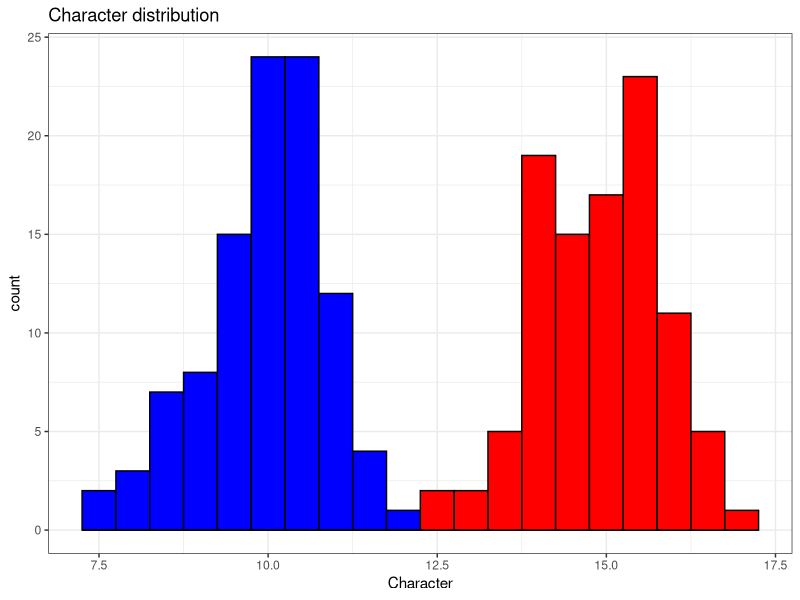
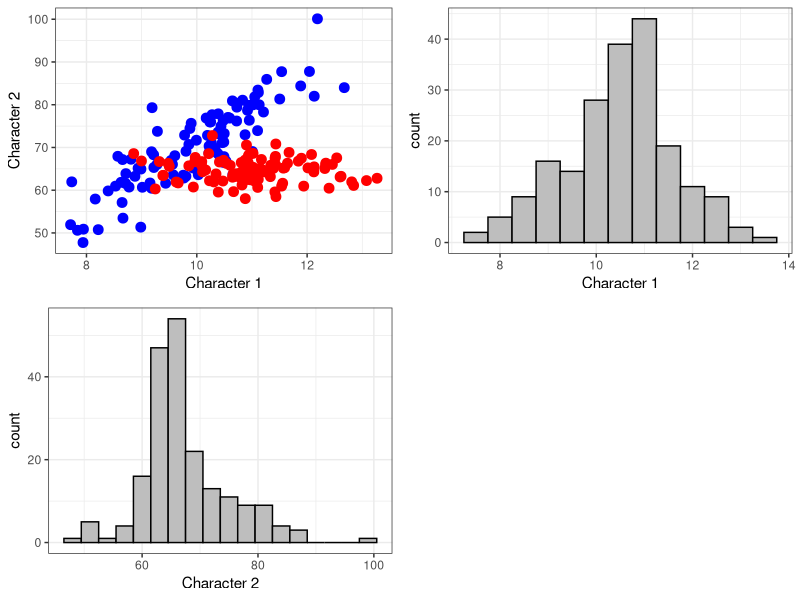
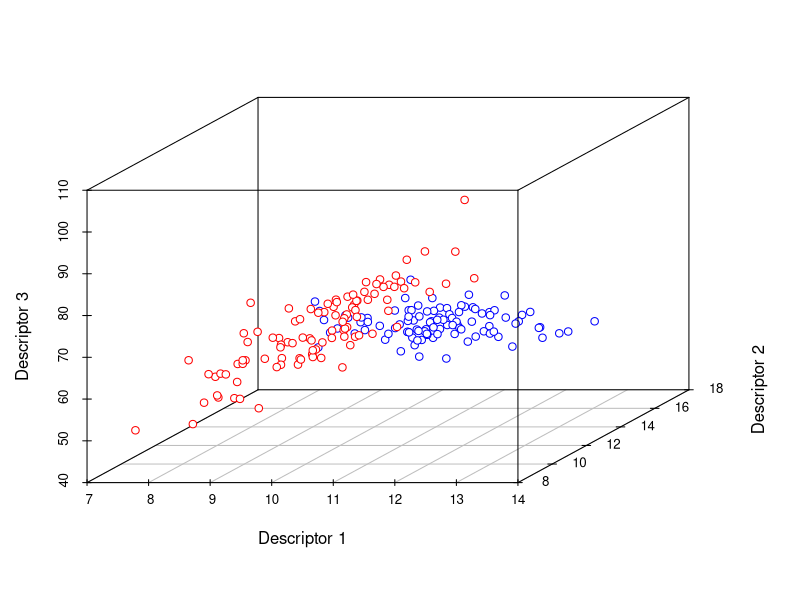
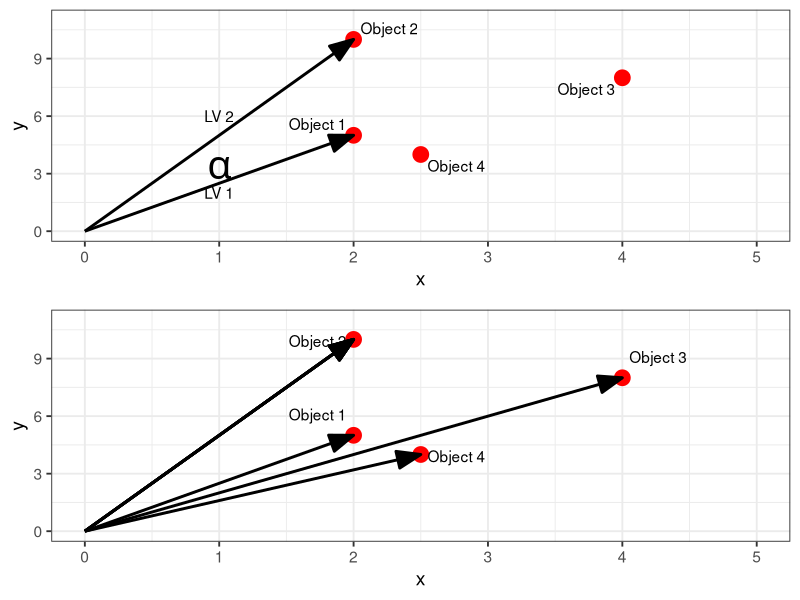
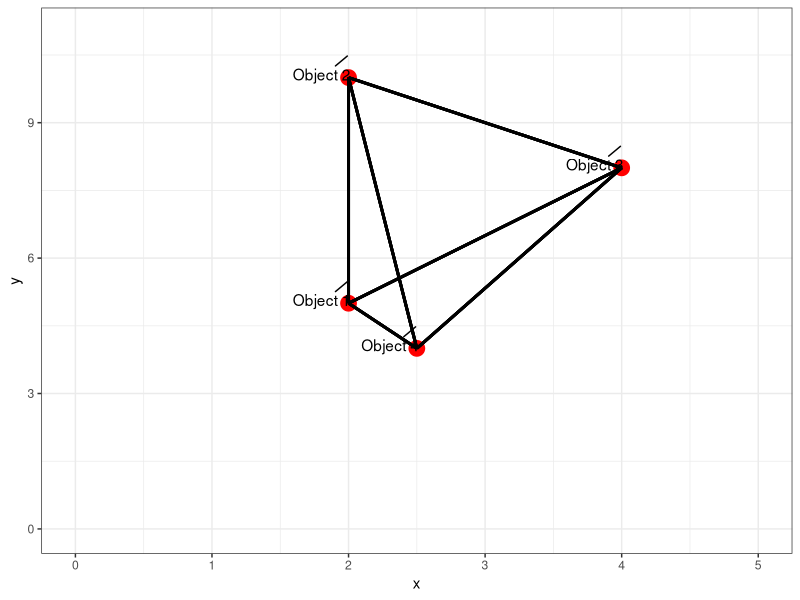

These figures' R source, in order: (Note: this script raises an error after producing the figures.)
## ---- chunk 1
# output options
options(width = 70, scipen = 6, digits = 3)
library(knitr)
# chunk default options
opts_chunk$set(fig.align='center', tidy = FALSE, fig.width = 7, fig.height = 3, warning = FALSE)
## ---- chunk 2
dat <- data.frame(trait = c(rnorm(100, 10,1), rnorm(100, 15, 1)), object = rep(c("a","b"), each = 100))
library(ggplot2)
theme_set(theme_bw(base_size = 14))

ggplot(dat[1:100,], aes(x = trait)) + geom_histogram(binwidth = 0.5, color = "black", fill = "blue") + xlab("Character") + theme_bw() + geom_histogram(data = dat[101:200,], aes(x = trait), binwidth = 0.5, color = "black", fill = "red") + ggtitle("Character distribution ")
## ---- chunk 3
ax <- rnorm(100, 10, 1)
ay <- 7*ax + rnorm(100, 0, 5)

bx <- rnorm(100, 11, 1)
by <- -0.5*bx + 70 + rnorm(100, 0, 3)

dat <- data.frame(x = c(ax, bx), y = c(ay, by), object = rep(c("a","b"), each = 100))

pl1 <- ggplot(dat, aes(x = x, y = y)) + geom_point(aes(color = object), size = 3) + xlab("Character 1") + ylab("Character 2") + theme_bw() + guides(color = F) + scale_color_manual(values = c("blue", "red"))

pl2 <- ggplot(dat, aes(x = x)) + geom_histogram(binwidth = 0.5, color = "black", fill = "gray") + xlab("Character 1") + theme_bw()

pl3 <- ggplot(dat, aes(x = y)) + geom_histogram(binwidth = 3, color = "black", fill = "gray") + xlab("Character 2") + theme_bw()

library(gridExtra)

grid.arrange(pl1, pl2, pl3, ncol = 2)

## ---- chunk 4
library (scatterplot3d) 

dat$z = c(rnorm(100, 11, 1), rnorm(100, 14, 1))

scatterplot3d(x = dat$x, y = dat$z, z = dat$y, xlab = "Descriptor 1", ylab = "Descriptor 2", zlab = "Descriptor 3", color = rep(c("red","blue"), each = 100), pch = 21)
## ---- chunk 5
dat2 <- data.frame(object = c("Object 1", "Object 2", "Object 3", "Object 4" ), x = c(2, 2, 4, 2.5), y = c(5, 10, 8, 4))

library(ggrepel)

pl4 <- ggplot(dat2, aes(x = x, y = y)) + geom_point(size = 5, color = "red") + xlim(0,5) + ylim(0, 11) + annotate(geom = "segment", x = 0, y = 0, xend = 2, yend = 5, arrow = arrow(type = "closed", angle = 20, ends = "last"), size = 1) + annotate(geom = "segment", x = 0, y = 0, xend = 2, yend = 10, arrow = arrow(type = "closed", angle = 20, ends = "last"), size = 1) + geom_text_repel(aes(label = object)) + annotate(geom = "text", x = 1, y = 2, label = "LV 1", angle = 0) + annotate(geom = "text", x = 1, y = 6, label = "LV 2", angle = 0) + annotate(geom = "text", x = 1, y = 3.3, parse = TRUE, label = "alpha", size = 10, angle = 0)

pl5 <- ggplot(dat2, aes(x = x, y = y)) + geom_point(size = 5, color = "red") + xlim(0,5) + ylim(0, 11) + geom_segment(aes(x = 0, y = 0, xend = x, yend = y), arrow = arrow(type = "closed", angle = 20, ends = "last"), size = 1) + geom_segment(aes(x = 0, y = 0, xend = 2, yend = 10), arrow = arrow(type = "closed", angle = 20, ends = "last"), size = 1) + geom_text_repel(aes(x = x, y = y+0.5), label = dat2$object)

grid.arrange(pl4, pl5, nrow = 2)
## ---- chunk 6

pl6 <- ggplot(dat2, aes(x = x, y = y)) + geom_point(size = 5, color = "red") + theme_bw() + xlim(0, 5) + ylim(0, 11) 

for ( i in 1:nrow(dat2)) for (j in i:nrow(dat2)) pl6 <- pl6 + geom_segment(x = dat2$x[i], y = dat2$y[i], xend = dat2$x[j], yend = dat2$y[j], arrow = NULL, size = 1) 

pl6 + geom_text_repel(aes(x = x, y = y+0.5), label = dat2$object,  box.padding = 0.6, min.segment.length = 0.5) 

## ---- chunk 7
points <- data.frame(X =c(1, 2), Y = c(1, 2))
row.names(points) <-  c("Объект 1", "Объект 2")

kable(points, col.names = c("Признак А", "Признак B"), row.names = T, align = "cc")  

## ---- chunk 8

Pl_point <- ggplot(points, aes(X, Y))  + geom_segment(aes(x = X, y = Y, xend = c(0, 2), yend = c(1, 0)), linetype = 2) + geom_segment(aes(x = X, y = Y, xend = c(1, 0), yend = c(0, 2)), linetype = 2) + xlim(0, 3) + ylim(0,3) + geom_point(size = 4, color = "red") +  geom_text_repel(aes(label = aes("Object 1", "Object 2"))) + labs(x = "Признак A", y = "Признак В")

Pl_point
## ---- chunk 9
Pl_point + geom_line()
## ---- chunk 10
kable(dat2, col.names = c("Объект", "Признак А", "Признак B"), align = "lcc")
## ---- chunk 11
pl7 <- ggplot(dat2, aes(x = x, y = y)) + geom_point(size = 4, color = "red") + theme_bw() + xlim(0, 5) + ylim(0, 11)

# for ( i in 1:nrow(dat2)) for (j in i:nrow(dat2)) pl7 <- pl7 + geom_segment(x = dat2$x[i], y = dat2$y[i], xend = dat2$x[j], yend = dat2$y[j], arrow = NULL, size = 1)

pl7 + geom_text_repel(data = dat2, aes(x = x, y = y, label = dat2$object))

## ---- chunk 12
round(dist(dat2[,-1], diag = TRUE, upper = TRUE), 1)
## ---- chunk 13
dat_mult <- data.frame(dat2, z = c(100, 258, 122, 10000), k = c(0.1, 0.01, 0.09, 0.15))

kable(dat_mult,  col.names = c("Объект", "Признак А", "Признак B", "Признак С", "Признак D"), align = "lcccc")
## ---- chunk 14
round(dist(dat_mult[,-1], diag = TRUE, upper = TRUE), 1)

round(dist(dat_mult[,-1], diag = TRUE, upper = F), 1)

round(dist(dat_mult[,-1], diag = F, upper = F), 1)

## ---- chunk 15
round(dist(dat_mult[,-1], diag = F, upper = F), 1)
as.vector(round(dist(dat_mult[,-1], diag = F, upper = F), 1))
## ---- chunk 16
kable(dat_mult,  col.names = c("Объект", "Признак А", "Признак B", "Признак С", "Признак D"), align = "lcccc")
## ---- chunk 17

round(dist(dat_mult[,-1], diag = F, upper = F), 1)

## ---- chunk 18
protein <- read.table("data/Protein.txt", header = TRUE, sep = "\t")
head(protein)
## ---- chunk 19
scatterplot3d(x = protein$Eggs, y = protein$Cereals, z = protein$Fish, scale.y = 3, pch = 21, xlab = "Eggs", ylab = "Cerials", zlab = "Fish")
## ---- chunk 20
total <- apply(protein[, -1], MARGIN = 1,FUN = sum)
protein_stand <- protein[, -1] / total
protein_stand$Country <- protein$Country

head(protein_stand)
## ---- chunk 21
library (vegan)
## ---- chunk 22
protein_rel <- decostand(protein[,-1], method = "total", MARGIN = 1)
head(protein_rel)
## ---- chunk 23
protein_stand <- decostand(protein[,-1], method = "standardize", MARGIN = 2)
head(protein_stand)
## ---- chunk 24
protein_log <- decostand(protein[,-1], method = "log", MARGIN = 2)
head(protein_log)
## ---- chunk 25
dist_init <- vegdist(protein[,-1], method = "euclidean")
dist_stand <- vegdist(protein_stand, method = "euclidean")
dist_log <- vegdist(protein_log, method = "euclidean")
dist_rel <- vegdist(protein_rel, method = "euclidean")
## ---- chunk 26
diatances <- data.frame(Init = as.numeric(dist_init), 
                        Stand = as.numeric(dist_stand),
                        Log = as.numeric(dist_log),
                        Rel = as.numeric(dist_rel))


Pl_hist <- ggplot(diatances) + geom_histogram(bins = 15)
Pl_init <- Pl_hist + aes(x = Init) + ggtitle("Исходные данные")
Pl_stand <- Pl_hist + aes(x = Stand) + ggtitle("Стандартизация")
Pl_log <- Pl_hist + aes(x = Log)  + ggtitle("Логарифмироване")
Pl_rel <- Pl_hist + aes(x = Rel) + ggtitle("Относительные величины")

## ---- chunk 27
grid.arrange(Pl_init, Pl_stand, Pl_log, Pl_rel, ncol = 2 )

## ---- chunk 28
dat5 <- (data.frame(Descriptors = c("D1", "D2", "D3", "D4", "D5", "D6", "D7", "D8", "D9", "D10"), Object1 = c(0, 0, 0, 0, 0, 0, 0, 2, 2, 1), Object2 = c(0, 0, 0, 0, 0, 4, 5, 0, 0, 1)))

dat6 <- data.frame(t(dat5[,-1]))
names(dat6) <- dat5$Descriptors
dat6
## ---- chunk 29
BCD <- as.vector(vegdist(protein[,-1], method = "bray"))
ED <- as.vector(vegdist(protein[,-1], method = "euclidean"))

distances <- data.frame(Bray = BCD, Euclid = ED)
ggplot(distances, aes(x = Euclid, y = Bray)) + geom_point() + theme_bw()
## ---- chunk 30
ggplot(distances, aes(x = Euclid)) + stat_density(adjust = 1/4, geom = "area", fill = "blue", color = "black")
